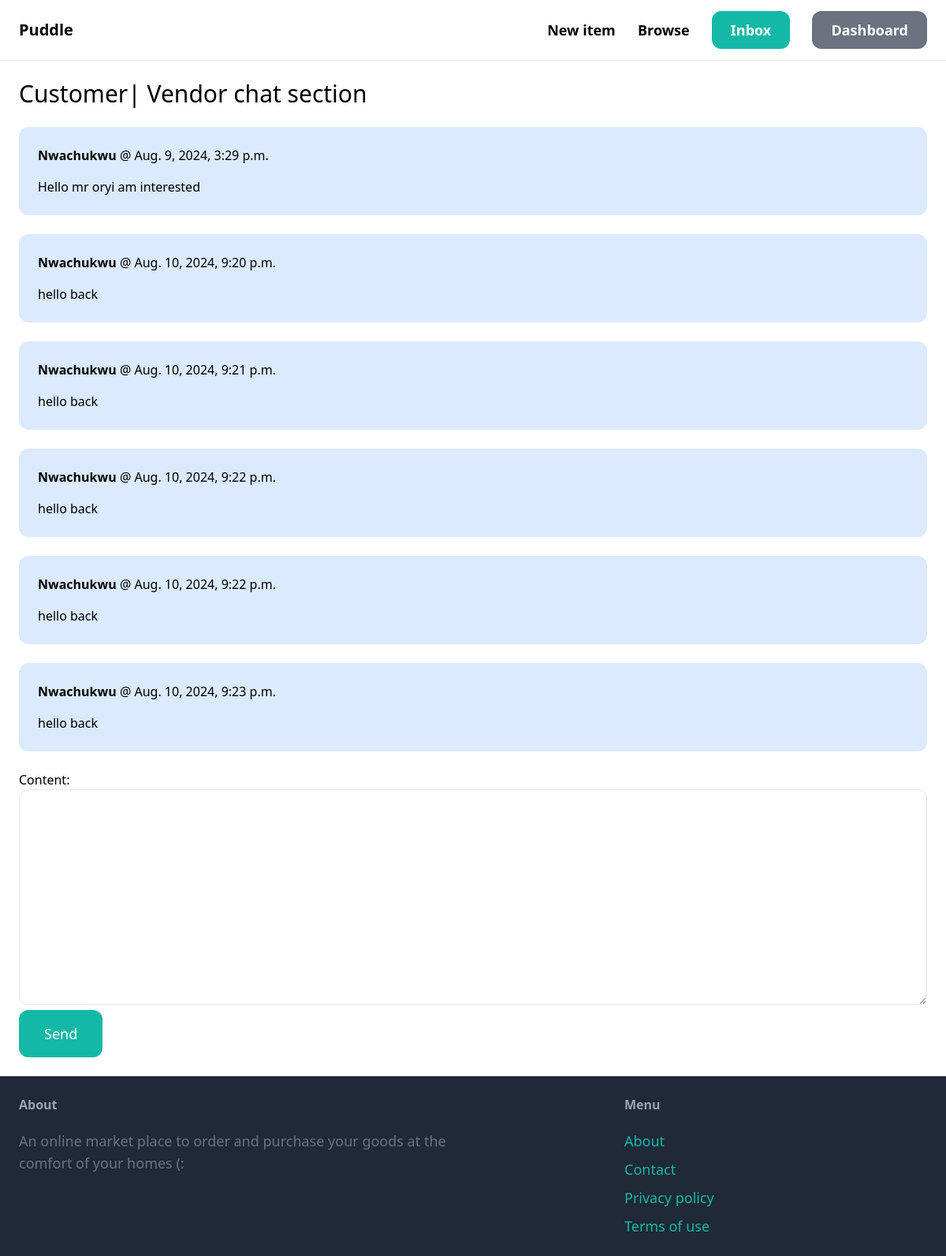
The page /inbox/1/ (signed in) on the database its author committed.
### conversation/models.py (models this page shows)
class ConversationMessages(models.Model):
   conversation = models.ForeignKey(Conversation, related_name='messages', on_delete = models.CASCADE)
   content = models.TextField()
   created_at = models.DateTimeField(auto_now_add = True)
   created_by = models.ForeignKey(User, related_name='created_messages', on_delete= models.CASCADE)

### conversation/views.py (the view)
# urls.py: path('<int:pk>/', views.detail, name='detail'),
def detail(request, pk):
    conversation = Conversation.objects.filter(members__in= [request.user.id]).get(pk=pk)
    if request.method == 'POST':
        form =ConversationMessagesForm(request.POST)
        if form.is_valid():
            conversation_message =form.save(commit=False)
            conversation_message.conversation = conversation
            conversation_message.created_by =request.user
            conversation_message.save()
            conversation.save()
            return redirect('conversation:detail', pk=pk)
    else:
        form =ConversationMessagesForm()
    return render(request, 'conversation/detail.html',{
        'conversation':conversation,
        'form':form
    })

### conversation/forms.py
class ConversationMessagesForm(forms.ModelForm):
   class Meta:
      model = ConversationMessages
      fields = ('content',)
      widgets ={
         'content': forms.Textarea(attrs={
            'class': 'w-full py-4 px-6 rounded-xl border'
         })
      }

### conversation/templates/conversation/detail.html
{% extends 'core/base.html' %} {% block content %}
<h1 class="mb-6 text-3xl">Customer| Vendor chat section</h1>
<div class="space-y-6">
  {% for message in conversation.messages.all %}
  <div
    class="p-6 flex {%if message.created_by == request.user%}bg-blue-100{%else%}bg-gray-100{%endif%} rounded-xl">
    <div>
      <p class="mb-4">
        <strong>{{message.created_by.username}} </strong> @
        {{message.created_at}}
      </p>
      <p>{{message.content}}</p>
    </div>
  </div>
  {% endfor %}
</div>
<form method="post" action="." class="mt-6">
  {%csrf_token%} {{form.as_p}}
  <button
    class="py-4 px-8 text-lg bg-teal-500 hover:bg-teal-700 rounded-xl text-white">
    Send
  </button>
</form>
{% endblock %} {% block title %} Conversation{% endblock %}

### rows shown on the page
ConversationMessages: created_by.username "Nwachukwu", created_at "Aug. 9, 2024, 3:29 p.m.", content "Hello mr oryi am interested"
ConversationMessages: created_by.username "Nwachukwu", created_at "Aug. 10, 2024, 9:20 p.m.", content "hello back"
ConversationMessages: created_by.username "Nwachukwu", created_at "Aug. 10, 2024, 9:21 p.m.", content "hello back"
ConversationMessages: created_by.username "Nwachukwu", created_at "Aug. 10, 2024, 9:22 p.m.", content "hello back"
ConversationMessages: created_by.username "Nwachukwu", created_at "Aug. 10, 2024, 9:22 p.m.", content "hello back"
ConversationMessages: created_by.username "Nwachukwu", created_at "Aug. 10, 2024, 9:23 p.m.", content "hello back"
